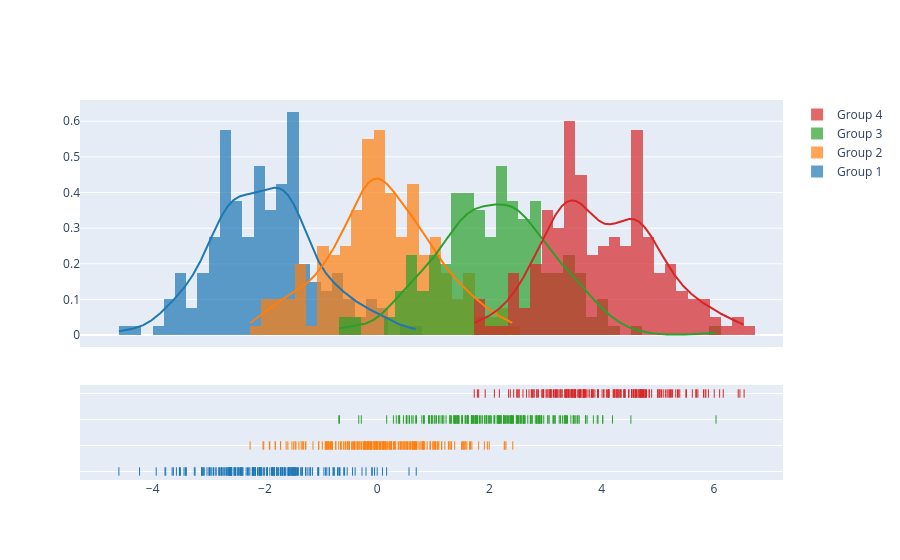

Notebook code for this chart:
### Code cell
import plotly.figure_factory as ff

# Add histogram data
x1 = np.random.randn(200) - 2
x2 = np.random.randn(200)
x3 = np.random.randn(200) + 2
x4 = np.random.randn(200) + 4

# Group data together
hist_data = [x1, x2, x3, x4]

group_labels = ['Group 1', 'Group 2', 'Group 3', 'Group 4']

# Create distplot with custom bin_size
fig = ff.create_distplot(hist_data, group_labels, bin_size=.2)
fig.show()

### Figure 1 — Plotly figure (JSON) as saved in the notebook; plotly's stock layout.template omitted (floating-point values rounded to 4 significant figures; data arrays with more than 128 entries replaced by an {"elided": "..."} marker saying what was removed)
{"data": [{"autobinx": false, "histnorm": "probability density", "legendgroup": "Group 1", "marker": {"color": "rgb(31, 119, 180)"}, "name": "Group 1", "opacity": 0.7, "type": "histogram", "x": {"elided": "200 float values"}, "xaxis": "x", "xbins": {"end": 0.6951, "size": 0.2, "start": -4.602}, "yaxis": "y"}, {"autobinx": false, "histnorm": "probability density", "legendgroup": "Group 2", "marker": {"color": "rgb(255, 127, 14)"}, "name": "Group 2", "opacity": 0.7, "type": "histogram", "x": {"elided": "200 float values"}, "xaxis": "x", "xbins": {"end": 2.415, "size": 0.2, "start": -2.264}, "yaxis": "y"}, {"autobinx": false, "histnorm": "probability density", "legendgroup": "Group 3", "marker": {"color": "rgb(44, 160, 44)"}, "name": "Group 3", "opacity": 0.7, "type": "histogram", "x": {"elided": "200 float values"}, "xaxis": "x", "xbins": {"end": 6.036, "size": 0.2, "start": -0.6834}, "yaxis": "y"}, {"autobinx": false, "histnorm": "probability density", "legendgroup": "Group 4", "marker": {"color": "rgb(214, 39, 40)"}, "name": "Group 4", "opacity": 0.7, "type": "histogram", "x": {"elided": "200 float values"}, "xaxis": "x", "xbins": {"end": 6.536, "size": 0.2, "start": 1.728}, "yaxis": "y"}, {"legendgroup": "Group 1", "marker": {"color": "rgb(31, 119, 180)"}, "mode": "lines", "name": "Group 1", "showlegend": false, "type": "scatter", "x": {"elided": "500 float values"}, "xaxis": "x", "y": {"elided": "500 float values"}, "yaxis": "y"}, {"legendgroup": "Group 2", "marker": {"color": "rgb(255, 127, 14)"}, "mode": "lines", "name": "Group 2", "showlegend": false, "type": "scatter", "x": {"elided": "500 float values"}, "xaxis": "x", "y": {"elided": "500 float values"}, "yaxis": "y"}, {"legendgroup": "Group 3", "marker": {"color": "rgb(44, 160, 44)"}, "mode": "lines", "name": "Group 3", "showlegend": false, "type": "scatter", "x": {"elided": "500 float values"}, "xaxis": "x", "y": {"elided": "500 float values"}, "yaxis": "y"}, {"legendgroup": "Group 4", "marker": {"color": "rgb(214, 39, 40)"}, "mode": "lines", "name": "Group 4", "showlegend": false, "type": "scatter", "x": {"elided": "500 float values"}, "xaxis": "x", "y": {"elided": "500 float values"}, "yaxis": "y"}, {"legendgroup": "Group 1", "marker": {"color": "rgb(31, 119, 180)", "symbol": "line-ns-open"}, "mode": "markers", "name": "Group 1", "showlegend": false, "type": "scatter", "x": {"elided": "200 float values"}, "xaxis": "x", "y": {"elided": "200 str values"}, "yaxis": "y2"}, {"legendgroup": "Group 2", "marker": {"color": "rgb(255, 127, 14)", "symbol": "line-ns-open"}, "mode": "markers", "name": "Group 2", "showlegend": false, "type": "scatter", "x": {"elided": "200 float values"}, "xaxis": "x", "y": {"elided": "200 str values"}, "yaxis": "y2"}, {"legendgroup": "Group 3", "marker": {"color": "rgb(44, 160, 44)", "symbol": "line-ns-open"}, "mode": "markers", "name": "Group 3", "showlegend": false, "type": "scatter", "x": {"elided": "200 float values"}, "xaxis": "x", "y": {"elided": "200 str values"}, "yaxis": "y2"}, {"legendgroup": "Group 4", "marker": {"color": "rgb(214, 39, 40)", "symbol": "line-ns-open"}, "mode": "markers", "name": "Group 4", "showlegend": false, "type": "scatter", "x": {"elided": "200 float values"}, "xaxis": "x", "y": {"elided": "200 str values"}, "yaxis": "y2"}], "layout": {"barmode": "overlay", "hovermode": "closest", "legend": {"traceorder": "reversed"}, "xaxis": {"anchor": "y2", "domain": [0.0, 1.0], "zeroline": false}, "yaxis": {"anchor": "free", "domain": [0.35, 1], "position": 0.0}, "yaxis2": {"anchor": "x", "domain": [0, 0.25], "dtick": 1, "showticklabels": false}}}
